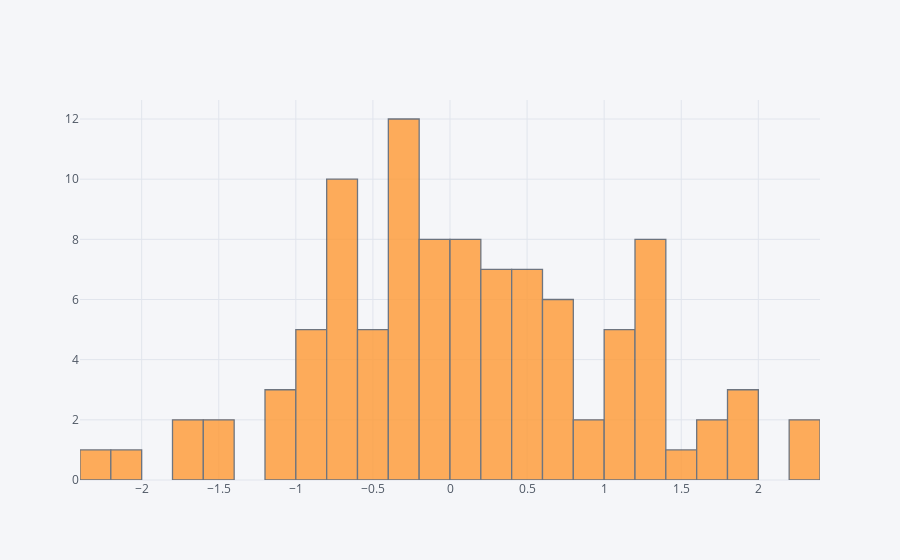

This figure's notebook cell:
### Markdown cell above
## histogram

### Code cell
df['A'].iplot(kind='hist',bins=25)

### Figure 1 — Plotly figure (JSON) as saved in the notebook; plotly's stock layout.template omitted (floating-point values rounded to 4 significant figures)
{"data": [{"histfunc": "count", "histnorm": "", "marker": {"color": "rgba(255, 153, 51, 1.0)", "line": {"color": "#4D5663", "width": 1.3}}, "name": "A", "nbinsx": 25, "opacity": 0.8, "orientation": "v", "type": "histogram", "x": [-0.2072, -0.05154, 0.1366, 1.382, 1.873, -0.6105, -0.325, -0.265, -0.6089, -0.3224, 1.045, 0.2327, 0.467, -0.2599, 2.237, 0.1042, -0.7812, 1.267, 0.1695, -0.7207, -0.3401, -2.165, -1.116, 1.206, -0.5755, -0.7507, 1.363, -1.647, 1.955, 0.4684, 0.4623, -0.6898, -0.1854, 1.211, -0.2386, 0.3552, 0.3037, 1.046, -0.01621, -0.272, -0.08446, 0.6276, 0.0316, -1.633, 1.239, 1.114, -1.006, -0.4748, 0.6084, -0.2863, 0.6746, -0.1882, 0.02241, 2.259, -0.7208, 1.736, -1.565, 0.4524, 0.9672, 0.4943, 0.7988, 0.2424, -0.9316, -0.695, -0.2172, 0.3692, 0.05961, -0.6109, 0.667, 0.4708, 1.063, -0.9542, -0.7147, 0.6282, -0.4565, 1.644, -0.1181, 0.5799, 1.557, -0.4444, 0.9555, -1.012, -0.3735, 1.216, 1.864, -1.504, -0.9618, 0.04179, -0.4146, 0.3144, 0.3376, -0.3251, -0.8733, -0.8457, 1.086, 1.208, -0.06494, -2.387, 0.0828, -0.1793]}], "layout": {"barmode": "overlay", "legend": {"bgcolor": "#F5F6F9", "font": {"color": "#4D5663"}}, "paper_bgcolor": "#F5F6F9", "plot_bgcolor": "#F5F6F9", "titlefont": {"color": "#4D5663"}, "xaxis1": {"gridcolor": "#E1E5ED", "showgrid": true, "tickfont": {"color": "#4D5663"}, "title": "", "titlefont": {"color": "#4D5663"}, "zerolinecolor": "#E1E5ED"}, "yaxis1": {"gridcolor": "#E1E5ED", "showgrid": true, "tickfont": {"color": "#4D5663"}, "title": "", "titlefont": {"color": "#4D5663"}, "zerolinecolor": "#E1E5ED"}}}
